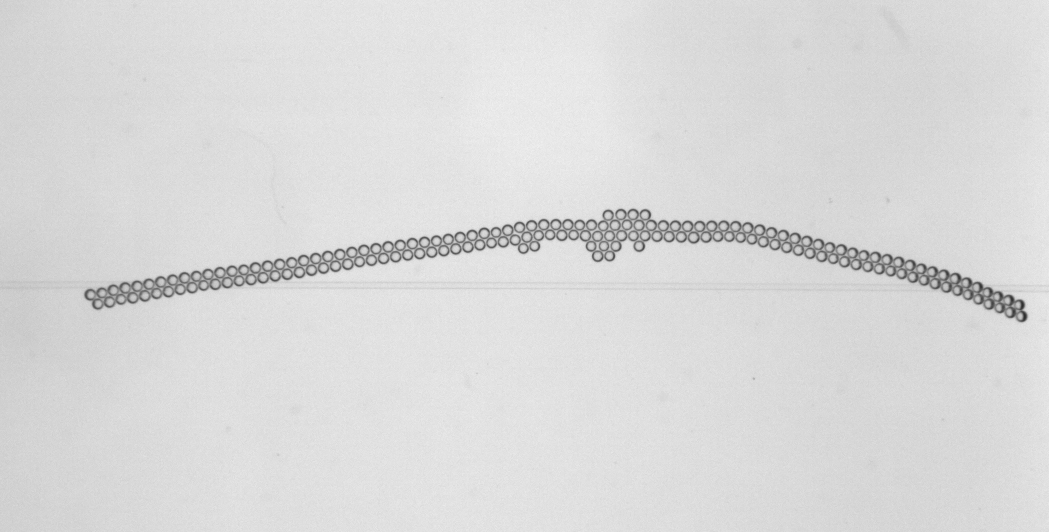
#> input picture sample.tif, 1049 x 532 px
$ python -i ImportImages.py   (imports and definitions only)
#> lines starting #> are read from the running program, lines starting #| are printed output that depends on the picture; after the words box and inside, x2 and y2 are one past the last pixel; in counts of white or black regions, pixels touching at a corner belong together
#> further down, picture is the input picture: shape (532, 1049); min 47, max 240, mean 217.4
# -*- coding: utf-8 -*-
"""
Created on Tue Oct  1 00:41:01 2019

@author: John
"""

import pims
from PIL import Image
import numpy as np
#from skimage.filters import unsharp_mask
from skimage import morphology
from skimage import restoration
#from skimage.filters import gaussian_filter
from skimage import filters, feature
import matplotlib  as mpl
import matplotlib.pyplot as plt
from scipy import ndimage
import os
#from matplotlib_scalebar.scalebar import ScaleBar


# [2 lines not run here, left out]


def ImportImg(directory, prefix, preprocess_func):
    frames = pims.ImageSequence(os.path.join(directory, prefix + '*.tif'), process_func=preprocess_func)
    return frames


# [6 lines left out: function stack, not called in this run]

def crop(img):
    """
    Crop the image to select the region of interest
    """
    x_min = 474
    x_max = 1024
    y_min = 208
    y_max = 328
    return img[y_min:y_max,x_min:x_max]
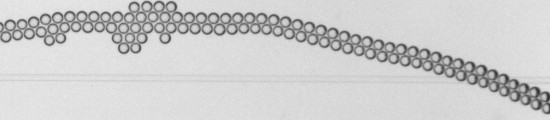
#> returned value: shape (120, 550); min 47, max 234, mean 205.1

# [42 lines left out: functions crop_bottom, crop_drop, preprocess_sharpen, not called in this run]


def preprocess_bin(img):
    """
    Apply image processing functions to return a binary image
    """
    img = crop(img)

    mask = filters.gaussian(img)
    mask = mask < 0.875
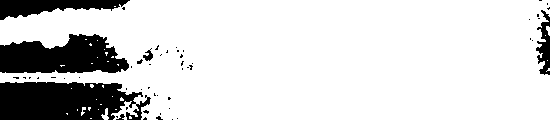
#> mask: shape (120, 550) bool; 84% white; 52 black regions (46 under 20 px), largest, box (x1, y1, x2, y2) and area: (0, 82, 151, 120) 4665, (0, 34, 129, 73) 3668, (0, 0, 130, 20) 1434, (536, 10, 550, 75) 494, (143, 48, 153, 61) 65, (116, 114, 125, 120) 26
#
    img = filters.unsharp_mask(img, radius = 3, amount = 5)
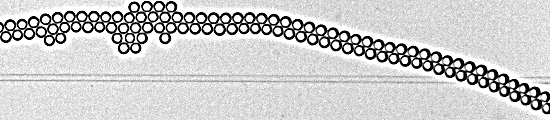
#> img: shape (120, 550) float64; min 0, max 1, mean 0.798
    img *= 255.0/img.max()

    img = filters.sobel(img)
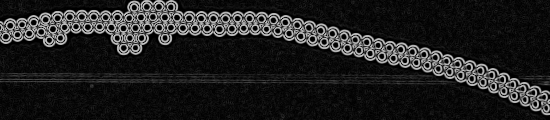
#> img: shape (120, 550) float64; min 0, max 201.6, mean 32.8
    thresh = filters.threshold_local(img, 9, method = 'gaussian')
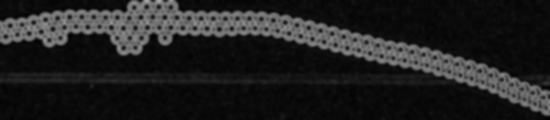
#> thresh: shape (120, 550) float64; min 0.463, max 169.3, mean 32.8
    img = img > thresh
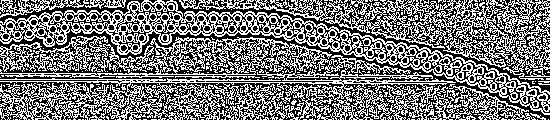
#> img: shape (120, 550) bool; 46.7% white in thin lines or dots
    plt.imshow(img)
    plt.show()
    out = mask.copy()
    out[mask == True] = img[mask == True]
#> out: shape (120, 550) bool; 39.3% white in thin lines or dots
    out = morphology.binary_closing(out, morphology.disk(1)).astype(np.uint8)
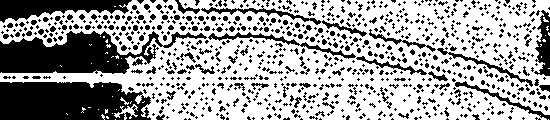
#> out: shape (120, 550); values 0 (black) and 1 (white), 64.2% white; 890 black regions (761 under 20 px), largest, box (x1, y1, x2, y2) and area: (0, 82, 151, 120) 4981, (0, 31, 207, 74) 4611, (0, 0, 132, 23) 1745
    out = np.invert(out)

    return out

# [13 lines left out: functions preprocess_grayConversion, plotimg, not called in this run]

def default(img):
    return img

>>> import cv2
>>> picture = cv2.imread('sample.tif', cv2.IMREAD_GRAYSCALE)
>>> result = preprocess_bin(picture)
